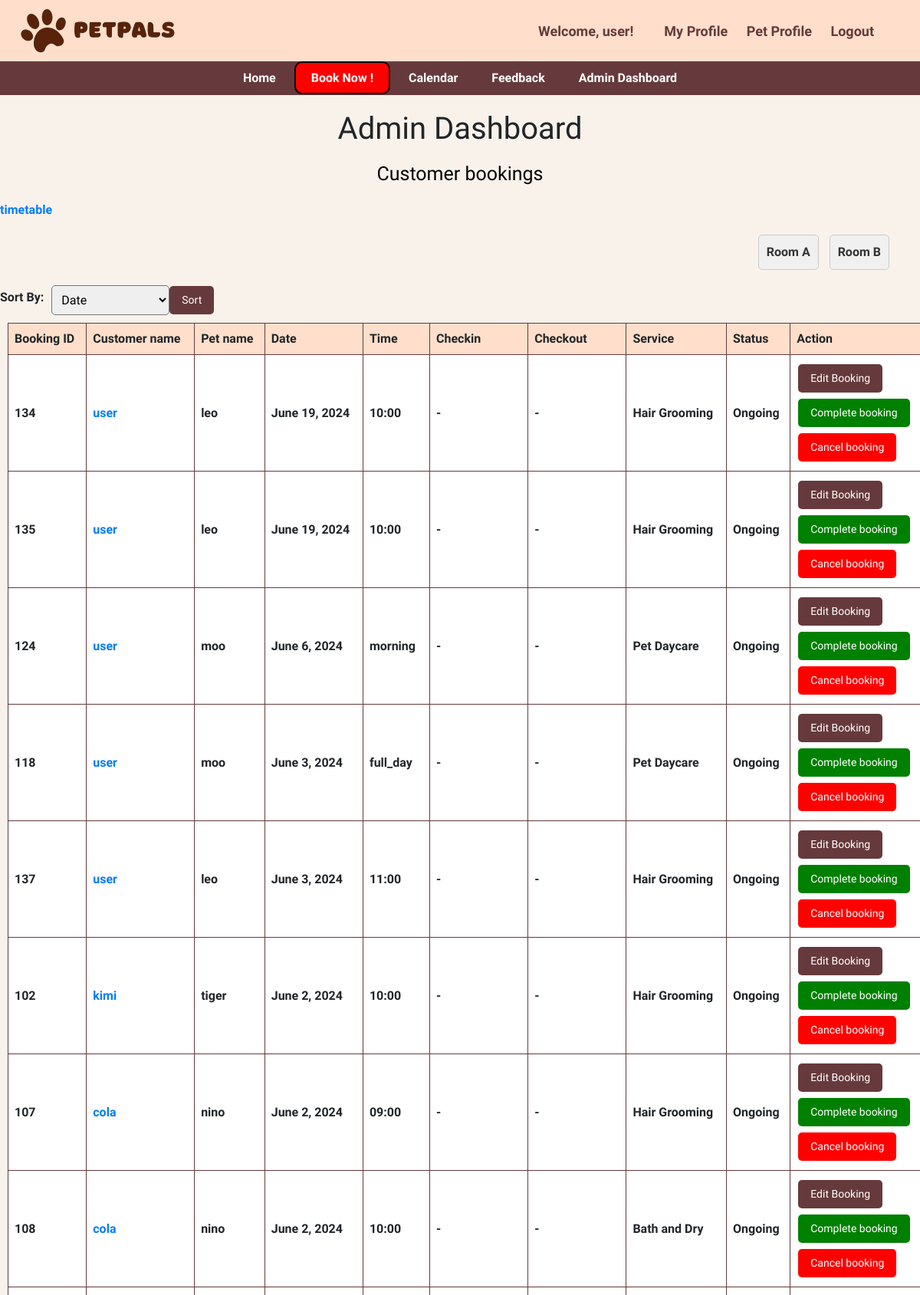
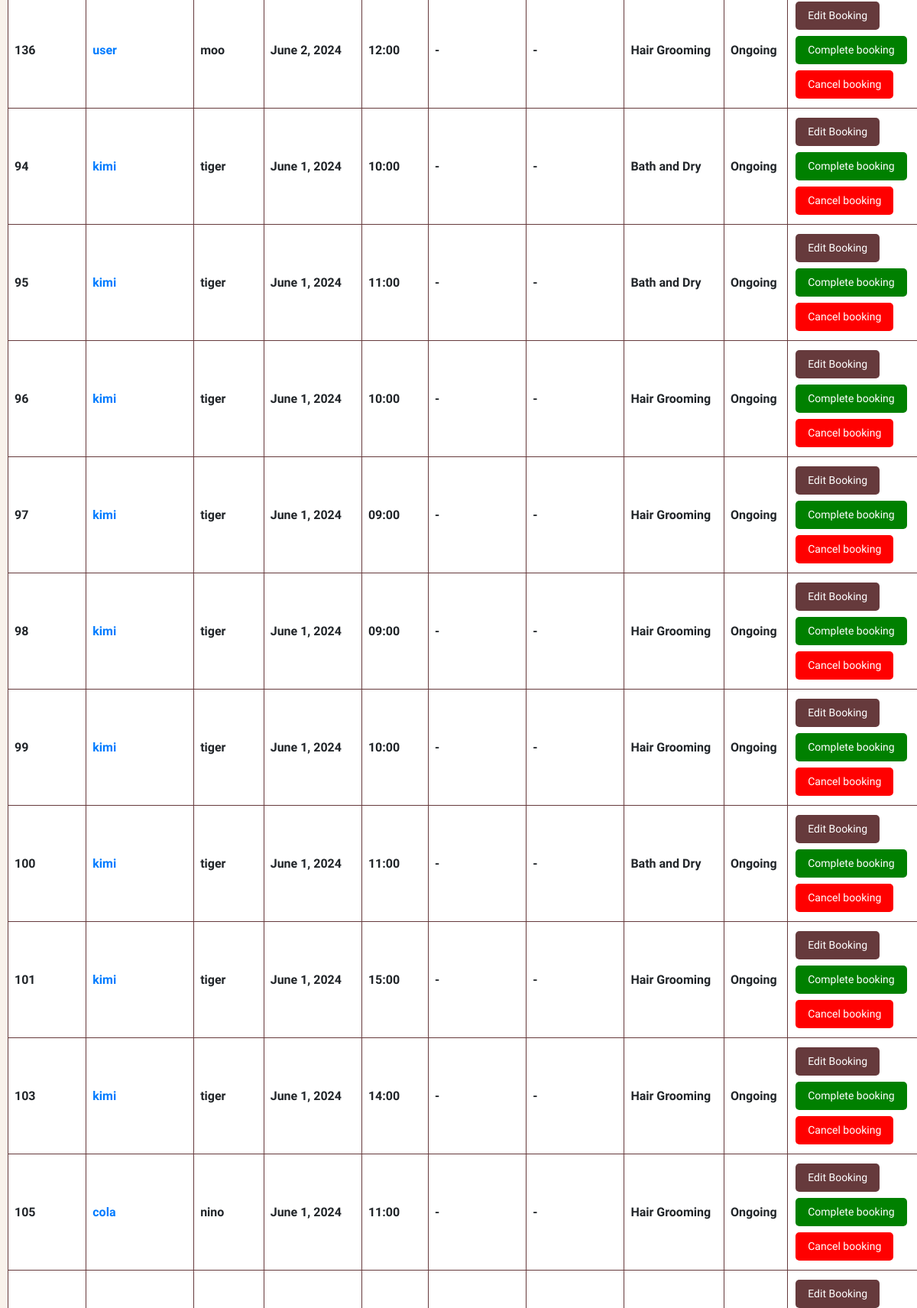
Screenshot of /admin_dashboard/ (signed in, upper part) with the database file from the repository (2 pictures, top to bottom).
### main/models.py (models this page shows, shortened)
class Room(models.Model):
    name = models.CharField(max_length=20)

class Booking(models.Model):
    owner = models.ForeignKey(Owner, null=True, on_delete=models.CASCADE)
    pet = models.ManyToManyField(Pet)
    room = models.ForeignKey(Room, null=True, on_delete=models.CASCADE)
    date = models.DateField(blank=True, null=True)
    TIME_CHOICES = [
        ('09:00', '9:00'),
        ('10:00', '10:00'),
        ('11:00', '11:00'),
        ('12:00', '12:00'),
        ('14:00', '2:00'),
        ('15:00', '3:00'),
        ('16:00', '4:00'),
        ('17:00', '5:00'),
        ('full_day', 'Full (7:00-19:00)'),
        ('morning', 'Morning (7:00-12:00)'),
        ('noon', 'Noon (13:00-19:00)'),
    ]
    time = models.CharField(max_length=10, choices=TIME_CHOICES, blank=True, null=True)
    SERVICE_CHOICES = [
        ('Hair Grooming', 'Hair Grooming'),
        ('Bath and Dry', 'Bath and Dry'),
        ('Pet Hotel', 'Pet Hotel'),
        ('Pet Daycare', 'Pet Daycare'),
    ]
    service = models.CharField(max_length=50, choices=SERVICE_CHOICES)
    STATUS_CHOICES = [
        ('Ongoing', 'Ongoing'),
        ('Completed', 'Completed'),
        ('Cancelled', 'Cancelled'),
    ]
    status = models.CharField(max_length=20, choices=STATUS_CHOICES, default='Ongoing')
    checkin = models.DateField(null=True, blank=True)
    checkout = models.DateField(null=True, blank=True)

class Owner(models.Model):
    user = models.OneToOneField(User, on_delete=models.CASCADE)
    phone_number = models.CharField(max_length=15, blank=True)
    email = models.EmailField(blank=True)

class Pet(models.Model):
    name = models.CharField(max_length=20)
    owner = models.ForeignKey(Owner, null=True, on_delete=models.CASCADE)
    age = models.PositiveBigIntegerField()
    species = models.CharField(max_length=50)
    breed = models.CharField(max_length=50)
    profile_pic = models.ImageField(default="profile.jpg", null=True, blank=True)

### main/views.py (the view, shortened to what this page needs)
# urls.py: path('admin_dashboard/', views.AdminPage, name="admin_dashboard"),
def AdminPage(request):
    rooms = Room.objects.all()
    sort_by = request.GET.get('sort_by', 'date')
    order_by = '-date'  # default ordering
    if sort_by == 'id':
        order_by = 'id'
    elif sort_by == 'service':
        order_by = 'service'
    ongoing_bookings = Booking.objects.filter(status='Ongoing').order_by(order_by)
    completed_bookings = Booking.objects.filter(status='Completed').order_by(order_by)
    cancelled_bookings = Booking.objects.filter(status='Cancelled').order_by(order_by)
    owners = Owner.objects.all()
    context = {
        'ongoing_bookings': ongoing_bookings,
        'completed_bookings': completed_bookings,
        'cancelled_bookings': cancelled_bookings,
        'owners': owners,
        'rooms': rooms,
    }
    return render(request, 'admin_dashboard.html', context)

### main/templates/admin_dashboard.html (shortened to what this page needs)
{% extends 'base.html' %}
{% block content %}
<!DOCTYPE html>
<html lang="en">
<head>
</head>
<body>
    <h1 class="dashb">Admin Dashboard</h1>
    <div style="margin-top: 20px; margin-bottom: 20px;">
    <h2 class="dash">Customer bookings</h2>
    <a href="{% url 'timetable' %}">timetable</a>
    <ul class="room-list">
        {% for room in rooms %}
            <li>
                <a href="{% url 'room_detail' room.id %}">Room {{ room.name }}</a>
            </li>
        {% endfor %}
    </ul>
    <form method="GET" action="" class="sorting-form">
    <label for="sort_by">Sort By:</label>
    <select name="sort_by" id="sort_by" class="sort-select">
        <option value="date">Date</option>
    </select>
    <button type="submit" class="sort-button">Sort</button>
</form>
<table class="a">
    <thead>
        <tr>
            <th>Booking ID</th>
            <th>Customer name</th>
            <th>Pet name</th>
            <th>Date</th>
            <th>Time</th>
            <th>Checkin</th>
            <th>Checkout</th>
            <th>Service</th>
            <th>Status</th>
            <th>Action</th>
        </tr>
    </thead>
    <tbody>
        {% for booking in ongoing_bookings %}
        <tr>
            <td>{{ booking.id }}</td>
            <td><a href="{% url 'ownerpf' booking.id %}">{{ booking.owner.user.username }}</a></td>
            <td>
                {% for pet in booking.pet.all %}
                    {{ pet.name }}{% if not forloop.last %}, {% endif %}
                {% endfor %}
            </td>
            <td>{{ booking.date|default:"-" }}</td>
            <td>{{ booking.time|default:"-" }}</td>
            <td>{{ booking.checkin|default:"-" }}</td>
            <td>{{ booking.checkout|default:"-" }}</td>
            <td>{{ booking.service }}</td>
            <td>{{ booking.status }}</td>
            <td>
                <form method="post" action="{% url 'edit_booking' booking.id %}" style="display: inline;">
                    <button type="submit" class="button">Edit Booking</button>
                </form>
                <form method="post">
                    <button type="submit" class="button-complete">Complete booking</button>
                </form>
                <form method="post">
                    <button type="submit" class="button-cancel" >Cancel booking</button>
                </form>
            </td>
        </tr>
        {% endfor %}
    </tbody>
</table>
</div>
</body>
</html>
{% endblock %}

### main/templates/navbar.html (shortened to what this page needs)
{% load static %}
    <header>
        <img src="{% static 'image/PetPals.png' %}" alt="Pawlogo" width="auto" height="80">
        <div class="profile-bar">
            <div class="profile-info">
                {% if request.user.is_authenticated %}
                    <span>Welcome, {{ request.user }}!</span>
                {% else %}
                    <span>Welcome, Guest!</span>
                {% endif %}
            </div>
                <div class="profile-actions">
                    {% if user.is_authenticated %}
                        <a href="{% url 'profile' %}">My Profile</a>
                        <a href="{% url 'petprofile' %}">Pet Profile</a>
                        <a href="{% url 'logout' %}">Logout</a>
                    {% else %}
                        <a href="{% url 'login' %}">Sign In</a>
                        <a href="{% url 'register' %}">Sign Up</a>
                    {% endif %}
                </div>
        </div>
    </header>
    <nav class="navigation">
        {% if user.is_authenticated %}
        <a href="{% url 'home' %}">Home</a>
        <a href="{% url 'bookingpage' %}" class="book">Book Now !</a>
        <a href="{% url 'calendar' %}">Calendar</a>
        <a href ="{% url 'feedback' %}">Feedback</a>
        {% else %}
        <a href="{% url 'home' %}">Home</a>
        <a href="#services">Services</a>
        {% endif %}
        {% if request.user.is_staff %}
        <a href="{% url 'admin_dashboard' %}" >Admin Dashboard </a>
        {% endif %}
    </nav>

### main/templates/base.html (style rules this page uses)
body { font-family: "Quicksand", sans-serif; font-optical-sizing: auto; font-weight: 600; font-style: normal; margin: 0; padding: 0; background-color: #F9F2EB; }
h2 { text-align: center; color: #8B4513; margin-bottom: 20px; font-size: xx-large; }

### main/templates/navbar.html (style rules this page uses)
header { background-color: rgb(255, 223, 203); padding: 0px; text-align: center; color: rgb(102, 58, 60); display: flex; justify-content: space-between; align-items: center; }
.navigation { background-color:rgb(102,58,60); padding: 10px 0; text-align: center; }
.navigation a { color: white; text-decoration: none; padding: 10px 20px; }
.profile-bar { display: flex; align-items: center; margin-right: 5%; font-size: large; }
.profile-info { margin-right: 20px; }
.profile-info span { font-weight: bold; }
.profile-actions a { color: rgb(102,58,60); text-decoration: none; margin-left: 20px; }
.book { border-radius: 10px; border: 2px solid black; background-color: red; color:white; }

### main/templates/admin_dashboard.html (style rules this page uses)
body { margin: 0; padding: 0; }
.sorting-form { display: flex; align-items: center; }
.sorting-form label { margin-right: 10px; }
.sort-select { padding: 8px; border-radius: 5px; }
.sort-button { background-color: rgb(102, 58, 60); border: none; color: white; padding: 8px 16px; text-align: center; text-decoration: none; display: inline-block; font-size: 14px; border-radius: 5px; cursor: pointer; }
.a { margin: 10px; width: 100%; border-collapse: collapse; }
.a th, td { border: 1px solid rgb(102, 58, 60); padding: 8px; text-align: left; background-color: white; }
.a th { background-color: rgb(255,223,203); }
.dash { color: black ; font-size: 25px; }
.dashb { text-align: center; margin-top: 20px; }
.button { background-color: rgb(102, 58, 60); border: none; color: white; padding: 8px 16px; text-align: center; text-decoration: none; display: inline-block; font-size: 14px; margin: 4px 2px; cursor: pointer; border-radius: 5px; }
.button-complete { background-color: green; border: none; color: white; padding: 8px 16px; text-align: center; text-decoration: none; display: inline-block; font-size: 14px; margin: 4px 2px; cursor: pointer; border-radius: 5px; }
.button-cancel { background-color: red; border: none; color: white; padding: 8px 16px; text-align: center; text-decoration: none; display: inline-block; font-size: 14px; margin: 4px 2px; cursor: pointer; border-radius: 5px; }
.room-list { list-style-type: none; margin: 0; padding: 0; text-align: right; margin-top: 20px; margin-bottom: 20px; margin-right: 30px; }
.room-list li { display: inline-block; margin-right: 10px; background-color: #f0f0f0; padding: 10px; border: 1px solid #ccc; border-radius: 5px; }
.room-list li a { text-decoration: none; color: #333; font-weight: bold; }

### rows the page displays
Room: name "A"
Room: name "B"
Booking: id "134", owner.user.username "user", date "June 19, 2024", time "10:00", checkin "-", checkout "-", service "Hair Grooming", status "Ongoing"
Pet: name "leo"
Booking: id "135", owner.user.username "user", date "June 19, 2024", time "10:00", checkin "-", checkout "-", service "Hair Grooming", status "Ongoing"
Booking: id "124", owner.user.username "user", date "June 6, 2024", time "morning", checkin "-", checkout "-", service "Pet Daycare", status "Ongoing"
Pet: name "moo"
Booking: id "118", owner.user.username "user", date "June 3, 2024", time "full_day", checkin "-", checkout "-", service "Pet Daycare", status "Ongoing"
Booking: id "137", owner.user.username "user", date "June 3, 2024", time "11:00", checkin "-", checkout "-", service "Hair Grooming", status "Ongoing"
Booking: id "102", owner.user.username "kimi", date "June 2, 2024", time "10:00", checkin "-", checkout "-", service "Hair Grooming", status "Ongoing"
Pet: name "tiger"
Booking: id "107", owner.user.username "cola", date "June 2, 2024", time "09:00", checkin "-", checkout "-", service "Hair Grooming", status "Ongoing"
Pet: name "nino"
Booking: id "108", owner.user.username "cola", date "June 2, 2024", time "10:00", checkin "-", checkout "-", service "Bath and Dry", status "Ongoing"
Booking: id "136", owner.user.username "user", date "June 2, 2024", time "12:00", checkin "-", checkout "-", service "Hair Grooming", status "Ongoing"
Booking: id "94", owner.user.username "kimi", date "June 1, 2024", time "10:00", checkin "-", checkout "-", service "Bath and Dry", status "Ongoing"
Booking: id "95", owner.user.username "kimi", date "June 1, 2024", time "11:00", checkin "-", checkout "-", service "Bath and Dry", status "Ongoing"
Booking: id "96", owner.user.username "kimi", date "June 1, 2024", time "10:00", checkin "-", checkout "-", service "Hair Grooming", status "Ongoing"
Booking: id "97", owner.user.username "kimi", date "June 1, 2024", time "09:00", checkin "-", checkout "-", service "Hair Grooming", status "Ongoing"
Booking: id "98", owner.user.username "kimi", date "June 1, 2024", time "09:00", checkin "-", checkout "-", service "Hair Grooming", status "Ongoing"
Booking: id "99", owner.user.username "kimi", date "June 1, 2024", time "10:00", checkin "-", checkout "-", service "Hair Grooming", status "Ongoing"
Booking: id "100", owner.user.username "kimi", date "June 1, 2024", time "11:00", checkin "-", checkout "-", service "Bath and Dry", status "Ongoing"
Booking: id "101", owner.user.username "kimi", date "June 1, 2024", time "15:00", checkin "-", checkout "-", service "Hair Grooming", status "Ongoing"
Booking: id "103", owner.user.username "kimi", date "June 1, 2024", time "14:00", checkin "-", checkout "-", service "Hair Grooming", status "Ongoing"
Booking: id "105", owner.user.username "cola", date "June 1, 2024", time "11:00", checkin "-", checkout "-", service "Hair Grooming", status "Ongoing"

### other values shown
{{ request.user }} "user"
